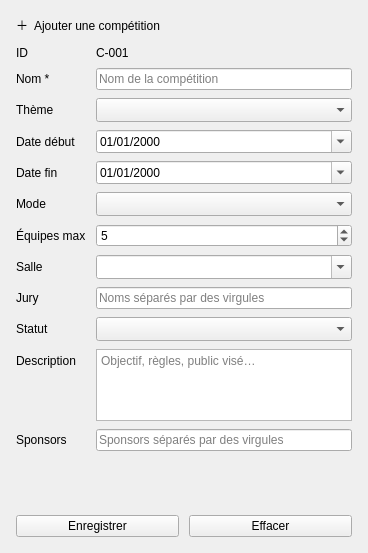
                        <widget class="QFrame" name="cardAdd">
                         <property name="card" stdset="0">
                          <bool>true</bool>
                         </property>
                         <layout class="QVBoxLayout" name="addLayout">
                          <property name="spacing">
                           <number>12</number>
                          </property>
                          <property name="leftMargin">
                           <number>16</number>
                          </property>
                          <property name="topMargin">
                           <number>16</number>
                          </property>
                          <property name="rightMargin">
                           <number>16</number>
                          </property>
                          <property name="bottomMargin">
                           <number>16</number>
                          </property>
                          <item>
                           <widget class="QLabel" name="lblAdd">
                            <property name="role" stdset="0">
                             <string notr="true">cardTitle</string>
                            </property>
                            <property name="text">
                             <string>＋  Ajouter une compétition</string>
                            </property>
                           </widget>
                          </item>
                          <item>
                           <layout class="QFormLayout" name="addFormLayout">
                            <property name="fieldGrowthPolicy">
                             <enum>QFormLayout::AllNonFixedFieldsGrow</enum>
                            </property>
                            <property name="horizontalSpacing">
                             <number>10</number>
                            </property>
                            <property name="verticalSpacing">
                             <number>8</number>
                            </property>
                            <item row="0" column="0">
                             <widget class="QLabel" name="aIdLabel">
                              <property name="text">
                               <string>ID</string>
                              </property>
                             </widget>
                            </item>
                            <item row="0" column="1">
                             <widget class="QLabel" name="aId">
                              <property name="text">
                               <string>C-001</string>
                              </property>
                             </widget>
                            </item>
                            <item row="1" column="0">
                             <widget class="QLabel" name="aNomLabel">
                              <property name="text">
                               <string>Nom *</string>
                              </property>
                             </widget>
                            </item>
                            <item row="1" column="1">
                             <widget class="QLineEdit" name="aNom">
                              <property name="placeholderText">
                               <string>Nom de la compétition</string>
                              </property>
                             </widget>
                            </item>
                            <item row="2" column="0">
                             <widget class="QLabel" name="aThemeLabel">
                              <property name="text">
                               <string>Thème</string>
                              </property>
                             </widget>
                            </item>
                            <item row="2" column="1">
                             <widget class="QComboBox" name="aTheme">
                              <property name="sizeAdjustPolicy">
                               <enum>QComboBox::AdjustToMinimumContentsLengthWithIcon</enum>
                              </property>
                              <property name="minimumContentsLength">
                               <number>8</number>
                              </property>
                             </widget>
                            </item>
                            <item row="3" column="0">
                             <widget class="QLabel" name="aDebutLabel">
                              <property name="text">
                               <string>Date début</string>
                              </property>
                             </widget>
                            </item>
                            <item row="3" column="1">
                             <widget class="QDateEdit" name="aDebut">
                              <property name="displayFormat">
                               <string notr="true">dd/MM/yyyy</string>
                              </property>
                              <property name="calendarPopup">
                               <bool>true</bool>
                              </property>
                             </widget>
                            </item>
                            <item row="4" column="0">
                             <widget class="QLabel" name="aFinLabel">
                              <property name="text">
                               <string>Date fin</string>
                              </property>
                             </widget>
                            </item>
                            <item row="4" column="1">
                             <widget class="QDateEdit" name="aFin">
                              <property name="displayFormat">
                               <string notr="true">dd/MM/yyyy</string>
                              </property>
                              <property name="calendarPopup">
                               <bool>true</bool>
                              </property>
                             </widget>
                            </item>
                            <item row="5" column="0">
                             <widget class="QLabel" name="aModeLabel">
                              <property name="text">
                               <string>Mode</string>
                              </property>
                             </widget>
                            </item>
                            <item row="5" column="1">
                             <widget class="QComboBox" name="aMode">
                              <property name="sizeAdjustPolicy">
                               <enum>QComboBox::AdjustToMinimumContentsLengthWithIcon</enum>
                              </property>
                              <property name="minimumContentsLength">
                               <number>8</number>
                              </property>
                             </widget>
                            </item>
                            <item row="6" column="0">
                             <widget class="QLabel" name="aMaxLabel">
                              <property name="text">
                               <string>Équipes max</string>
                              </property>
                             </widget>
                            </item>
                            <item row="6" column="1">
                             <widget class="QSpinBox" name="aMax">
                              <property name="minimum">
                               <number>1</number>
                              </property>
                              <property name="maximum">
                               <number>999</number>
                              </property>
                              <property name="value">
                               <number>5</number>
                              </property>
                             </widget>
                            </item>
                            <item row="7" column="0">
                             <widget class="QLabel" name="aSalleLabel">
                              <property name="text">
                               <string>Salle</string>
                              </property>
                             </widget>
                            </item>
                            <item row="7" column="1">
                             <widget class="QComboBox" name="aSalle">
                              <property name="editable">
                               <bool>true</bool>
                              </property>
                              <property name="sizeAdjustPolicy">
                               <enum>QComboBox::AdjustToMinimumContentsLengthWithIcon</enum>
                              </property>
                              <property name="minimumContentsLength">
                               <number>8</number>
                              </property>
                             </widget>
                            </item>
                            <item row="8" column="0">
                             <widget class="QLabel" name="aJuryLabel">
                              <property name="text">
                               <string>Jury</string>
                              </property>
                             </widget>
                            </item>
                            <item row="8" column="1">
                             <widget class="QLineEdit" name="aJury">
                              <property name="placeholderText">
                               <string>Noms séparés par des virgules</string>
                              </property>
                             </widget>
                            </item>
                            <item row="9" column="0">
                             <widget class="QLabel" name="aStatutLabel">
                              <property name="text">
                               <string>Statut</string>
                              </property>
                             </widget>
                            </item>
                            <item row="9" column="1">
                             <widget class="QComboBox" name="aStatut">
                              <property name="sizeAdjustPolicy">
                               <enum>QComboBox::AdjustToMinimumContentsLengthWithIcon</enum>
                              </property>
                              <property name="minimumContentsLength">
                               <number>8</number>
                              </property>
                             </widget>
                            </item>
                            <item row="10" column="0">
                             <widget class="QLabel" name="aDescriptionLabel">
                              <property name="text">
                               <string>Description</string>
                              </property>
                             </widget>
                            </item>
                            <item row="10" column="1">
                             <widget class="QPlainTextEdit" name="aDescription">
                              <property name="maximumSize">
                               <size>
                                <width>16777215</width>
                                <height>72</height>
                               </size>
                              </property>
                              <property name="placeholderText">
                               <string>Objectif, règles, public visé…</string>
                              </property>
                             </widget>
                            </item>
                            <item row="11" column="0">
                             <widget class="QLabel" name="aSponsorsLabel">
                              <property name="text">
                               <string>Sponsors</string>
                              </property>
                             </widget>
                            </item>
                            <item row="11" column="1">
                             <widget class="QLineEdit" name="aSponsors">
                              <property name="placeholderText">
                               <string>Sponsors séparés par des virgules</string>
                              </property>
                             </widget>
                            </item>
                           </layout>
                          </item>
                          <item>
                           <widget class="QLabel" name="aConflict">
                            <property name="text">
                             <string />
                            </property>
                            <property name="wordWrap">
                             <bool>true</bool>
                            </property>
                           </widget>
                          </item>
                          <item>
                           <widget class="QLabel" name="aErr">
                            <property name="text">
                             <string />
                            </property>
                            <property name="wordWrap">
                             <bool>true</bool>
                            </property>
                           </widget>
                          </item>
                          <item>
                           <layout class="QHBoxLayout" name="addButtonsLayout" stretch="1,1">
                            <property name="spacing">
                             <number>10</number>
                            </property>
                            <item>
                             <widget class="QPushButton" name="btnSave">
                              <property name="cursor">
                               <cursorShape>PointingHandCursor</cursorShape>
                              </property>
                              <property name="kind" stdset="0">
                               <string notr="true">primary</string>
                              </property>
                              <property name="text">
                               <string>Enregistrer</string>
                              </property>
                             </widget>
                            </item>
                            <item>
                             <widget class="QPushButton" name="btnClear">
                              <property name="cursor">
                               <cursorShape>PointingHandCursor</cursorShape>
                              </property>
                              <property name="kind" stdset="0">
                               <string notr="true">outline</string>
                              </property>
                              <property name="text">
                               <string>Effacer</string>
                              </property>
                             </widget>
                            </item>
                           </layout>
                          </item>
                         </layout>
                        </widget>
